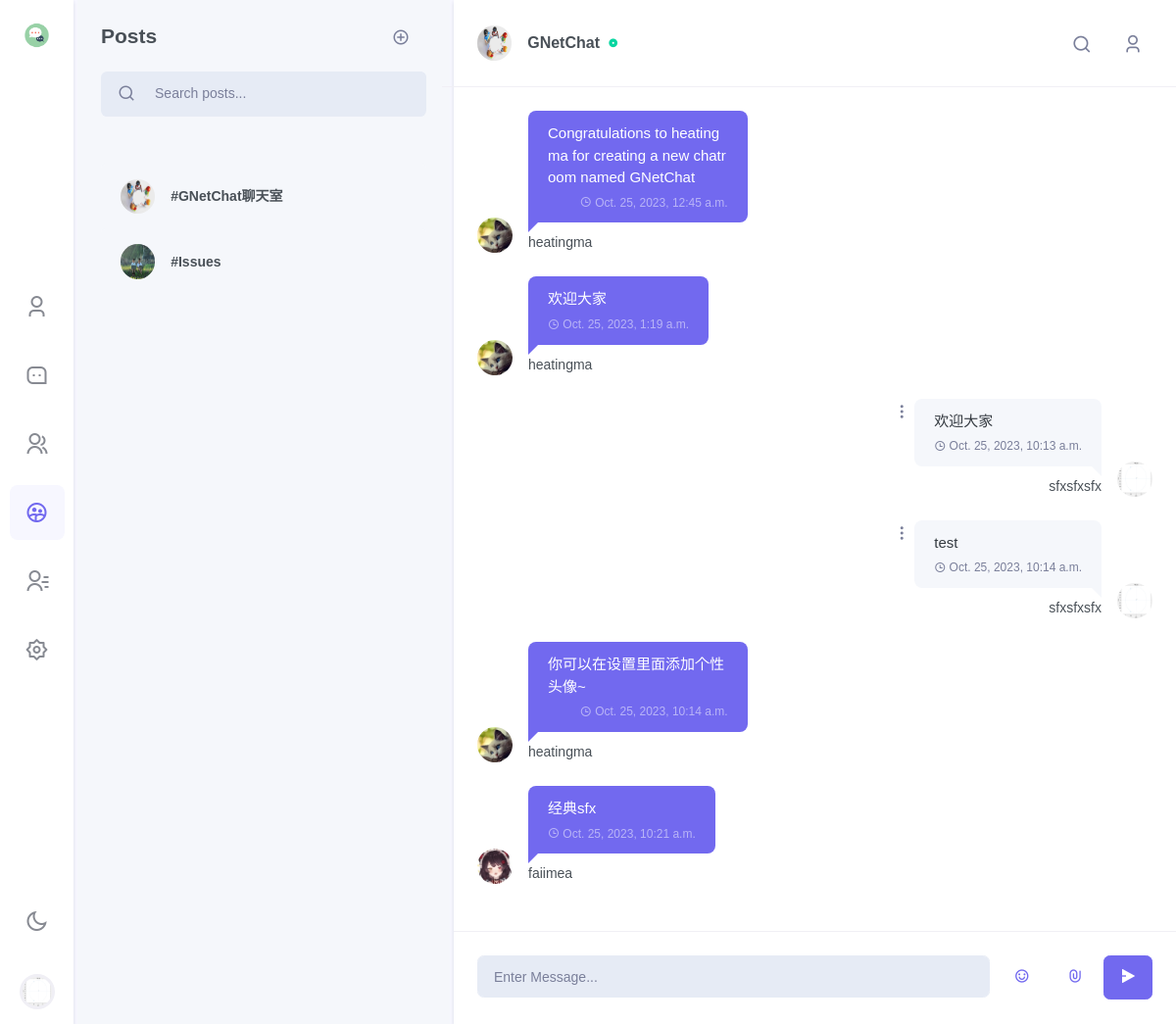
Screenshot of /chat/chatroom/GNetChat/chatting_GNetChat/?dark=False (signed in) with the database file from the repository.
### chat/models.py (models this page shows, shortened)
class Profile(models.Model):
    about_me = models.TextField(default='There is no Personal Signature here yet. You can add it through settings')
    image = models.ImageField(upload_to=profile_media_path, null=True, blank=True)
    user = models.OneToOneField(User, on_delete=models.CASCADE)
    location = models.CharField(max_length=50, default="Unkown")
    @property
    def image_url(self):
        if self.image == "":
            return "/media/static_default/{}.png".format(self.user_initial)
        else:
            return self.image.url

class Post(models.Model):
    title = models.CharField(max_length=128)
    show_name = models.CharField(max_length=128,default="Post_Showname")
    author = models.ForeignKey(to=User, on_delete=models.CASCADE)
    author_profile = models.ForeignKey(to=Profile, on_delete=models.CASCADE)
    about_post = models.CharField(max_length=1000, default="The author did not set an introduction to the topic")
    image = models.ImageField(upload_to=post_media_path, null=True, blank=True)
    created_on = models.DateTimeField(auto_now_add=True)
    updated_on = models.DateTimeField(auto_now= True)
    belong_room = models.ForeignKey(to=Room, on_delete=models.CASCADE)
    tags = models.ManyToManyField(Tag, blank=True)
    class Meta:
        ordering = ['-created_on']
    @property
    def image_url(self):
        if self.title.startswith('chatting_'):
            return self.belong_room.image_url
        if self.image == "" or self.image is None:
            return "/media/static_default/{}.png".format(self.initial)
        else:
            return self.image.url

class Room(models.Model):
    name = models.CharField(max_length=128, unique=True)
    show_name = models.CharField(max_length=100, default="Showname")
    owner_name = models.CharField(max_length=128)
    about_room = models.CharField(max_length=128, default="welcome to my chatroom")
    online = models.ManyToManyField(to=get_user_model(), blank=True)
    image = models.ImageField(upload_to=room_media_path, null=True, blank=True)
    @property
    def image_url(self):
        if self.image == "":
            return "/media/static_default/{}.png".format(self.initial)
        else:
            return self.image.url

class RoomMessage(models.Model):
    uid = models.UUIDField(default=uuid.uuid4, editable=False, unique=True)
    user = models.ForeignKey(to=get_user_model(), on_delete=models.CASCADE)
    room = models.ForeignKey(to=Room, on_delete=models.CASCADE)
    belong_post = models.ForeignKey(to=Post, on_delete=models.CASCADE)
    content = models.CharField(max_length=512)
    timestamp = models.DateTimeField(auto_now_add=True)
    attachment = models.FileField(upload_to=room_message_media_path, null=True, blank=True)
    @property
    def image_url(self):
        profile = Profile.objects.get(user=self.user)
        return profile.image_url
    @property
    def attachment_name(self):
        if self.attachment.name == "" or self.attachment.name is None:
            return None
        return os.path.basename(self.attachment.name)

### users/models.py (models this page shows, shortened)
class User(AbstractUser):
    top_friends = models.ManyToManyField(settings.AUTH_USER_MODEL, blank=True, related_name='friends_set')
    friends = models.ManyToManyField(settings.AUTH_USER_MODEL, blank=True, related_name='top_friends_set')
    email = models.EmailField('email address', primary_key=True, unique=True)
    USERNAME_FIELD = 'email'
    REQUIRED_FIELDS = ["username"]

### chat/views/innerroom.py (the view, shortened to what this page needs)
# urls.py: path('chatroom/<str:room_name>/<str:post_name>/', innerroom, name='innerroom'),
@login_required
def innerroom(request: HttpRequest, room_name, post_name, dark=False):
    if request.GET:
        dark = request.GET['dark']
        dark = False if dark == 'False' else True
    username = request.user.username
    user = get_object_or_404(User, username=username)
    profile = get_object_or_404(Profile, user=user)
    chat_room = get_object_or_404(Room, name=room_name)
    if post_name == "chatting_" + room_name:
        chatting_post = True
    else:
        chatting_post = False
    cur_post = get_object_or_404(Post, title=post_name, belong_room=chat_room)
    room_messages = RoomMessage.objects.filter(room=chat_room, belong_post=cur_post).order_by('timestamp')
    posts = Post.objects.filter(belong_room=chat_room).order_by('created_on')
    wrong_message = ""
    users_img_urls = dict()
    for rm in room_messages:
        user = rm.user
        user_profile = get_object_or_404(Profile, user=user)
        users_img_urls[user_profile.user.username] = user_profile.image_url
    return render(
        request=request,
        template_name='chat/innerroom.html',
        context={
            'profile': profile,
            'rooms': Room.objects.all(),
            'cur_room': chat_room,
            'wrong_message': wrong_message,
            'room_messages': room_messages,
            'posts': posts,
            'cur_post': cur_post,
            'chatting_post': chatting_post,
            'users_img_urls_json': json.dumps(users_img_urls),
            'dark': dark,
            'light': not dark,
            'tags': Tag.objects.all(),
            "new_friends": Friend_Request.objects.filter(to_user=user),
        }
    )

### templates/chat/innerroom.html (shortened to what this page needs)
{% extends 'chat/base.html' %}
{% block side_menu %}
    {% include "chat/side_menus/side_menu_chatroom.html" %}
{% endblock %}
{% block leftsidebar %}
    {% include "chat/leftsidebar/leftsidebar_innerroom.html" %}
{% endblock %}
{% block chat_conversation %}
    {% if chatting_post %}
        {% include "chat/body/body_innerroom_chatting.html" %}
    {% else %}
        {% include "chat/body/body_innerroom_post.html" %}
    {% endif %}
{% endblock %}

### templates/chat/side_menus/side_menu_chatroom.html (shortened to what this page needs)
{% load static %}
<div class="side-menu flex-lg-column mr-lg-1">
<div class="sidebar_logo">
    <a href="" class="logo logo-dark">
        <span class="logo-sm">
            <img src="{% static "images/chat/chat.png" %}" alt="" height="30">
        </span>
    </a>
</div>
<div class="flex-lg-column my-auto">
    <ul class="nav nav-pills side-menu-nav justify-content-center" role="tablist">
        <li class="nav-item" data-toggle="tooltip" data-trigger="hover" data-placement="top" title="Profile">
            <a href="{% url 'chat:my' %}?{{'dark'}}={{dark}}" class="nav-link" id="pills-user-tab" role="tab">
            <i class="ri-user-3-line"></i>
        </a></li>
        <li class="nav-item" data-toggle="tooltip" data-trigger="hover" data-placement="top" title="Chats">
            <a href="{% url 'chat:chat'%}?{{'dark'}}={{dark}}" class="nav-link" id="pills-chat-tab" role="tab">
            <i class="ri-message-3-line"></i>
        </a></li>
        <li class="nav-item" data-toggle="tooltip" data-trigger="hover" data-placement="top" title="Groups">
            <a href="{% url 'chat:groups'%}?{{'dark'}}={{dark}}" class="nav-link" id="pills-groups-tab" role="tab">
            <i class="ri-group-line"></i>
        </a></li>
        <li class="nav-item" data-toggle="tooltip" data-trigger="hover" data-placement="top" title="Chatroom">
            <a href="{% url 'chat:chatroom'%}?{{'dark'}}={{dark}}" class="nav-link active" id="pills-chatroom-tab" role="tab">
            <i class="ri-group-2-line"></i>
        </a></li>
        <li class="nav-item" data-toggle="tooltip" data-trigger="hover" data-placement="top" title="Contacts">
            <a href="{% url 'chat:contracts'%}?{{'dark'}}={{dark}}" class="nav-link" id="pills-contacts-tab" role="tab">
            <i class="ri-contacts-line"></i>
        </a></li>
        <li class="nav-item" data-toggle="tooltip" data-trigger="hover" data-placement="top" title="Settings">
            <a href="{% url 'chat:settings'%}?{{'dark'}}={{dark}}" class="nav-link" id="pills-setting-tab"  role="tab">
            <i class="ri-settings-2-line"></i>
        </a></li>
    </ul>
</div>
<div class="flex-lg-column d-none d-lg-block">
    <ul class="nav side-menu-nav justify-content-center">
        <li class="nav-item">
            <a class="nav-link" id="light-dark" href="{% url 'chat:chatroom'%}?{{'dark'}}={{light}}" data-toggle="tooltip" data-trigger="hover" data-placement="right" title="Dark / Light Mode">
                <i class="ri-sun-line theme-mode-icon"></i>
            </a>
        </li>
        <li class="nav-item btn-group dropup profile-user-dropdown">
            <a class="nav-link dropdown-toggle normal_container" href="#" role="button" data-toggle="dropdown" aria-haspopup="true" aria-expanded="false">
                <img src="{{ profile.image_url }}"  alt="" class="profile-user rounded-circle">
            </a>
        </li>
    </ul>
</div>
</div>

### templates/chat/leftsidebar/leftsidebar_innerroom.html (shortened to what this page needs)
<div>
    <div class="p-4">
        <div class="user-chat-nav float-right">
            <div data-toggle="tooltip" data-placement="bottom" title="Create post">
                <button type="button" class="btn btn-link text-decoration-none text-muted font-size-18 py-0" data-toggle="modal" data-target="#addpost-exampleModal">
                    <i class="ri-add-circle-line mr-1"></i>
                </button>
            </div>
        </div>
        <h4 class="mb-4">Posts</h4>
        <div class="search-box chat-search-box">
            <div class="input-group bg-light  input-group-lg rounded-lg">
                <div class="input-group-prepend">
                    <button class="btn btn-link text-decoration-none text-muted pr-1" type="button">
                        <i class="ri-search-line search-icon font-size-18"></i>
                    </button>
                </div>
                <input type="text" class="form-control bg-light" placeholder="Search posts...">
            </div>
        </div>
    </div>
    <div class="p-4 chat-message-list chat-chatroom-list" data-simplebar="">
    <ul class="list-unstyled chat-list">
        {% for post in posts %}
        <li><a href="{% url 'chat:innerroom' room_name=post.belong_room.name post_name=post.title %}?{{'dark'}}={{dark}}"><div class="media align-items-center">
            <div class="mr-3">
                <img src="{{post.image_url}}" class="rounded-circle avatar-xs" alt="">
            </div>
            <div class="media-body overflow-hidden">
                <h5 class="text-truncate font-size-14 mb-0">#{{ post.show_name }}</h5>
            </div>
        </div></a></li>
        {% endfor %}
    </ul></div>
</div>

### templates/chat/body/body_innerroom_chatting.html (shortened to what this page needs)
<div class="w-100" style="max-width: 100%;">
    <div class="p-3 p-lg-4 border-bottom row align-items-center">
        <div class="col-sm-4 col-8">
            <div class="media align-items-center">
                <div class="mr-3">
                    <img src="{{cur_room.image_url}}" class="rounded-circle avatar-xs" alt="">
                </div>
                <div class="media-body overflow-hidden">
                    <h5 class="font-size-16 mb-0 text-truncate">
                        <a href="#" class="text-reset user-profile-show" id="cur_room_name">
                            {{cur_room.show_name}}
                        </a>
                        <i class="ri-record-circle-fill font-size-10 text-success d-inline-block ml-1"></i>
                    </h5>
                </div>
            </div>
        </div>
        <div class="col-sm-8 col-4">
            <ul class="list-inline user-chat-nav text-right mb-0">
                <li class="list-inline-item">
                    <div class="dropdown">
                        <button class="btn nav-btn dropdown-toggle" type="button" data-toggle="dropdown" aria-haspopup="true" aria-expanded="false">
                            <i class="ri-search-line"></i>
                        </button>
                    </div>
                </li>
                <li class="list-inline-item d-none d-lg-inline-block">
                    <button type="button" class="btn nav-btn user-profile-show">
                        <i class="ri-user-3-line"></i>
                    </button>
                </li>
            </ul>
        </div>
    </div>
    <div class="chat-conversation p-3 p-lg-4" id="chatLog-container" style="overflow: auto; max-width: 100%;">
        <ul class="list-unstyled mb-0"i id="chatLog" style="max-width: 100%;">
            {% for rm in room_messages %}
                {% if rm.user.username != profile.user.username %}
                <li><div class="conversation-list" style="max-width: 40%;">
                    <div class="chat-avatar"><img src={{rm.image_url}} alt=""></div>
                    <div class="user-chat-content" style="max-width: 100%;">
                        <div class="ctext-wrap">
                            <div class="ctext-wrap-content" style="max-width: 100%;">
                                <p class="mb-0" style="word-break:break-all; line-break:anywhere;">{{rm.content}}</p>
                                <p class="chat-time mb-0"><i class="ri-time-line align-middle"></i> <span class="align-middle">{{rm.timestamp}}</span></p>
                            </div>
                        </div>
                        <div class="conversation-name">{{rm.user.username}}</div>
                    </div>
                </div></li>
                {% else %}
                <li class="right" style-"display: block;"><div class="conversation-list" style="max-width: 40%;">
                    <div class="chat-avatar"><img src="{{ profile.image_url }}" alt=""></div>
                    <div class="user-chat-content" style="max-width: 100%;">
                        <div class="ctext-wrap">
                            <div class="ctext-wrap-content" style="max-width: 100%;">
                                <p class="mb-0" style="text-align: left; word-break:break-all; line-break:anywhere;">
                                    {{rm.content}}
                                </p>
                                <p class="chat-time mb-0"><i class="ri-time-line align-middle"></i> <span class="align-middle">{{rm.timestamp}}</span></p>
                            </div>
                            <div class="dropdown align-self-start">
                                <a class="dropdown-toggle" href="#" role="button" data-toggle="dropdown" aria-haspopup="true" aria-expanded="false">
                                    <i class="ri-more-2-fill"></i>
                                </a>
                            </div>
                        </div>
                        <div class="conversation-name"> {{ profile.user.username }} </div>
                    </div>
                </div></li>
                {% endif %}
            {% endfor %}
        </ul>
    </div>
    <div class="p-3 p-lg-4 border-top mb-0 row no-gutters">
        <div class="col">
            <input type="text" id="chatMessageInput" class="form-control form-control-lg bg-light border-light" placeholder="Enter Message...">
        </div>
        <div class="col-auto chat-input-links ml-md-2">
                <ul class="list-inline mb-0">
                    <li class="list-inline-item">
                        <button type="button" class="btn btn-link text-decoration-none font-size-16 btn-lg waves-effect"
                            data-toggle="tooltip" data-placement="top" title="Emoji">
                            <i class="ri-emotion-happy-line"></i>
                    </button></li>
                    <li class="list-inline-item">
                        <button type="button" class="btn btn-link text-decoration-none font-size-16 btn-lg waves-effect"
                            data-toggle="modal" data-placement="top" title="Attach" id="attach-button" data-target="#attach-buttonModal">
                            <i class="ri-attachment-line"></i>
                    </button></li>
                    <li class="list-inline-item">
                        <button type="submit" class="btn btn-primary font-size-16 btn-lg chat-send waves-effect waves-light" id="chatMessageSend">
                            <i class="ri-send-plane-2-fill"></i>
                    </button></li>
                </ul>
        </div>
    </div>
</div>

### rows the page displays
Profile: image_url (picture), user.username "sfxsfxsfx"
Post: image_url (picture), show_name "GNetChat聊天室"
Post: image_url (picture), show_name "Issues"
Room: image_url (picture), show_name "GNetChat"
RoomMessage: image_url (picture), content "Congratulations to heatingma for creating a new chatroom named GNetChat", timestamp "Oct. 25, 2023, 12:45 a.m.", user.username "heatingma"
RoomMessage: image_url (picture), content "欢迎大家", timestamp "Oct. 25, 2023, 1:19 a.m.", user.username "heatingma"
RoomMessage: image_url (picture), content "欢迎大家", timestamp "Oct. 25, 2023, 10:13 a.m."
RoomMessage: image_url (picture), content "test", timestamp "Oct. 25, 2023, 10:14 a.m."
RoomMessage: image_url (picture), content "你可以在设置里面添加个性头像~", timestamp "Oct. 25, 2023, 10:14 a.m.", user.username "heatingma"
RoomMessage: image_url (picture), content "经典sfx", timestamp "Oct. 25, 2023, 10:21 a.m.", user.username "faiimea"
